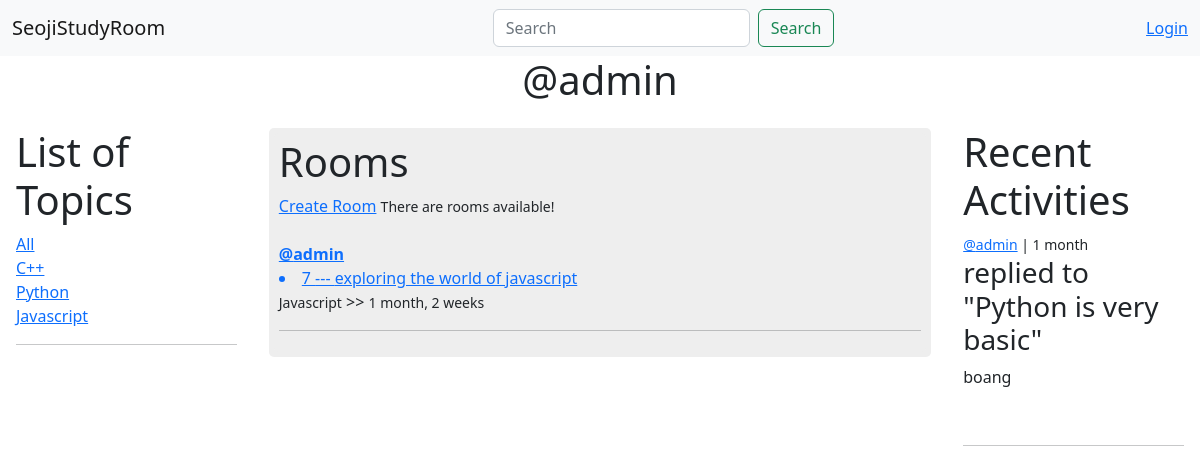
The page /user_profile/3 on the database its author committed.
### base/models.py (models this page shows, shortened)
class Topic(models.Model):
    name = models.CharField(max_length=200)

class Room(models.Model):
    host = models.ForeignKey(User, on_delete=models.SET_NULL, null=True)
    topic = models.ForeignKey(Topic, on_delete=models.SET_NULL, null=True)
    name = models.CharField(max_length=200)
    description = models.TextField(null=True, blank=True)
    participants = models.ManyToManyField(User, related_name='participants', null=True)
    updated = models.DateTimeField(auto_now=True)
    created = models.DateTimeField(auto_now_add=True)
    class Meta:
        ordering = ['-created', '-updated']
    def __str__(self):
        return self.name

class Message(models.Model):
    user = models.ForeignKey(User, on_delete=models.CASCADE)
    room = models.ForeignKey(Room, on_delete=models.CASCADE)
    body = models.TextField()
    updated = models.DateTimeField(auto_now=True)
    created = models.DateTimeField(auto_now_add=True)
    class Meta:
        ordering = ['-created', '-updated']
    def __str__(self):
        return self.body[0:50]

### base/views.py (the view)
# urls.py: path('user_profile/<str:id>', views.user_profile, name='user-profile'),
def user_profile(request, id):
    user = User.objects.get(pk=id)
    rooms = user.room_set.all()
    topic = Topic.objects.all()
    room_messages = user.message_set.all()
    context = { 'rooms': rooms, 'user': user, 'topics': topic, 'room_messages': room_messages}
    return render(request, 'base/user_profile.html', context)

### base/templates/base/user_profile.html (shortened to what this page needs)
{% extends 'layout.html' %}
{% block body %}
<h1 class="user">@{{user.username}}</h1>
<div class="profile-container">
    <div >
        {% include 'base/topic_component.html' %}
    </div>
    <div class="rooms-container">
        {% include 'base/room_component.html' %}
    </div>
    <div>
        {% include 'base/activity_component.html' %}
    </div>
</div>
{% endblock %}

### base/templates/base/topic_component.html
<div class="topics-container">
    <h1>List of Topics</h1>
    <a href="{% url 'home' %}">All</a>
    {% for topic in topics %}
    <div>
        <a href="{% url 'home' %}?q={{topic.name}}">{{topic.name}}</a>
    </div>
    {% endfor %}
    <hr>
</div>

### base/templates/base/room_component.html (shortened to what this page needs)
<div class="rooms-container">
    <h1>Rooms</h1><span><a href="{% url 'create-room' %}">Create Room</a></span>
    <small>There are {{rooms_count}} rooms available!</small><br><br>
    {% for room in rooms %}
    <a href="{% url 'user-profile' room.host.id %}"><span><b>@{{room.host}}</b></span></a>
    <a href="{% url 'room' room.id %}"><li>{{room.id}} --- {{room.name}} </li></a>
    <small>{{room.topic.name}}</small>  >>
    <small>{{room.created|timesince}}</small>
    <hr>
    {% endfor %}
</div>

### base/templates/base/activity_component.html (shortened to what this page needs)
<div class="recent-activities">
    <h1>Recent Activities</h1>
    {% for message in room_messages %}
    <small><a href="{% url 'user-profile' message.user.id %}">@{{message.user}}</a> | {{message.created|timesince}}</small>
    <h3>replied to "{{message.room}}"</h3>
    <p>{{message}}</p>
    <br><hr>
    {%endfor%}
</div>

### base/templates/base/user_profile.html (style rules this page uses)
.profile-container { display: grid; grid-template-columns: 1fr 3fr 1fr; padding: 1rem; gap: 2rem; align-items: flex-start; }
.rooms-container { background-color: #eee; border-radius: 5px; padding: 5px; }
.user { text-align: center; }

### rows shown on the page
Topic: name "C++"
Topic: name "Python"
Topic: name "Javascript"
Room: host "admin", id "7", name "exploring the world of javascript", topic.name "Javascript", created "1 month, 2 weeks"
Message: user "admin", created "1 month", room "Python is very basic", body "boang"

### other values the page prints
{{ user.username }} "admin"
